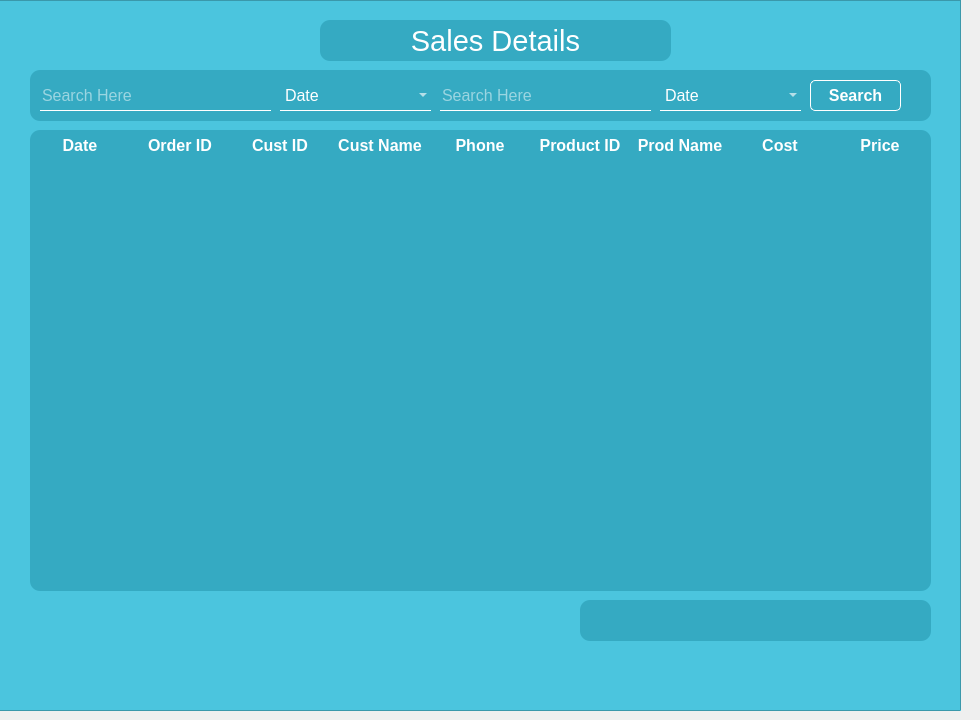
   <widget class="QWidget" name="tab_6">
    <attribute name="title">
     <string>Sales Details</string>
    </attribute>
    <widget class="QFrame" name="salesDetails_Frame">
     <property name="geometry">
      <rect>
       <x>-10</x>
       <y>0</y>
       <width>971</width>
       <height>711</height>
      </rect>
     </property>
     <property name="styleSheet">
      <string notr="true">#salesDetails_Frame{
background-color: rgb(75,197,222);
}</string>
     </property>
     <property name="frameShape">
      <enum>QFrame::StyledPanel</enum>
     </property>
     <property name="frameShadow">
      <enum>QFrame::Raised</enum>
     </property>
     <widget class="QFrame" name="salesdetailsFrame">
      <property name="geometry">
       <rect>
        <x>40</x>
        <y>70</y>
        <width>901</width>
        <height>51</height>
       </rect>
      </property>
      <property name="styleSheet">
       <string notr="true">#salesdetailsFrame{
	background-color: rgba(30,142,166,0.5);
	border-radius: 10px;
}</string>
      </property>
      <property name="frameShape">
       <enum>QFrame::StyledPanel</enum>
      </property>
      <property name="frameShadow">
       <enum>QFrame::Raised</enum>
      </property>
      <widget class="QLineEdit" name="searchSalestxtbox_2">
       <property name="geometry">
        <rect>
         <x>10</x>
         <y>10</y>
         <width>231</width>
         <height>31</height>
        </rect>
       </property>
       <property name="font">
        <font>
         <pointsize>12</pointsize>
        </font>
       </property>
       <property name="styleSheet">
        <string notr="true">	background-color: transparent;
	border: 5px;
	border-bottom: 1px solid white;
	color: white;</string>
       </property>
       <property name="placeholderText">
        <string>Search Here</string>
       </property>
      </widget>
      <widget class="QPushButton" name="salesdetails_search_btn">
       <property name="geometry">
        <rect>
         <x>780</x>
         <y>10</y>
         <width>91</width>
         <height>31</height>
        </rect>
       </property>
       <property name="font">
        <font>
         <pointsize>12</pointsize>
         <weight>75</weight>
         <bold>true</bold>
        </font>
       </property>
       <property name="styleSheet">
        <string notr="true">#salesdetails_search_btn:hover{
color: white;
border: 1px solid white;
border-radius: 5px;
background-color: rgb(49,136,136);
}
#salesdetails_search_btn{
color: white;
border: 1px solid white;
border-radius: 5px;
}</string>
       </property>
       <property name="text">
        <string>Search</string>
       </property>
      </widget>
      <widget class="QComboBox" name="salesSearchCombobox_2">
       <property name="geometry">
        <rect>
         <x>250</x>
         <y>10</y>
         <width>151</width>
         <height>31</height>
        </rect>
       </property>
       <property name="font">
        <font>
         <pointsize>12</pointsize>
        </font>
       </property>
       <property name="styleSheet">
        <string notr="true">	background-color: transparent;
	border: 5px;
	border-bottom: 1px solid white;
	color: white;</string>
       </property>
       <item>
        <property name="text">
         <string>Date</string>
        </property>
       </item>
       <item>
        <property name="text">
         <string>Order ID</string>
        </property>
       </item>
       <item>
        <property name="text">
         <string>Customer ID</string>
        </property>
       </item>
       <item>
        <property name="text">
         <string>Customer Name</string>
        </property>
       </item>
       <item>
        <property name="text">
         <string>Customer Phone</string>
        </property>
       </item>
       <item>
        <property name="text">
         <string>Product ID</string>
        </property>
       </item>
       <item>
        <property name="text">
         <string>Product Name</string>
        </property>
       </item>
       <item>
        <property name="text">
         <string>Cast</string>
        </property>
       </item>
       <item>
        <property name="text">
         <string>Price</string>
        </property>
       </item>
      </widget>
      <widget class="QLineEdit" name="searchSalestxtbox_3">
       <property name="geometry">
        <rect>
         <x>410</x>
         <y>10</y>
         <width>211</width>
         <height>31</height>
        </rect>
       </property>
       <property name="font">
        <font>
         <pointsize>12</pointsize>
        </font>
       </property>
       <property name="styleSheet">
        <string notr="true">	background-color: transparent;
	border: 5px;
	border-bottom: 1px solid white;
	color: white;</string>
       </property>
       <property name="placeholderText">
        <string>Search Here</string>
       </property>
      </widget>
      <widget class="QComboBox" name="salesSearchCombobox_3">
       <property name="geometry">
        <rect>
         <x>630</x>
         <y>10</y>
         <width>141</width>
         <height>31</height>
        </rect>
       </property>
       <property name="font">
        <font>
         <pointsize>12</pointsize>
        </font>
       </property>
       <property name="styleSheet">
        <string notr="true">	background-color: transparent;
	border: 5px;
	border-bottom: 1px solid white;
	color: white;</string>
       </property>
       <item>
        <property name="text">
         <string>Date</string>
        </property>
       </item>
       <item>
        <property name="text">
         <string>Order ID</string>
        </property>
       </item>
       <item>
        <property name="text">
         <string>Cust ID</string>
        </property>
       </item>
       <item>
        <property name="text">
         <string>Customer Name</string>
        </property>
       </item>
       <item>
        <property name="text">
         <string>Customer Phone</string>
        </property>
       </item>
       <item>
        <property name="text">
         <string>Product ID</string>
        </property>
       </item>
       <item>
        <property name="text">
         <string>Cost</string>
        </property>
       </item>
       <item>
        <property name="text">
         <string>Price</string>
        </property>
       </item>
      </widget>
     </widget>
     <widget class="QLabel" name="label_11">
      <property name="geometry">
       <rect>
        <x>330</x>
        <y>20</y>
        <width>351</width>
        <height>41</height>
       </rect>
      </property>
      <property name="font">
       <font>
        <pointsize>22</pointsize>
        <weight>50</weight>
        <bold>false</bold>
       </font>
      </property>
      <property name="styleSheet">
       <string notr="true">	background-color: rgba(30,142,166,0.5);
	border-radius: 10px;
color:White;</string>
      </property>
      <property name="text">
       <string>Sales Details</string>
      </property>
      <property name="alignment">
       <set>Qt::AlignCenter</set>
      </property>
     </widget>
     <widget class="QTableWidget" name="salesDetailsTable">
      <property name="geometry">
       <rect>
        <x>40</x>
        <y>130</y>
        <width>901</width>
        <height>461</height>
       </rect>
      </property>
      <property name="styleSheet">
       <string notr="true">
	background-color: rgba(30,142,166,0.5);
	border-radius: 10px;
color: white;
</string>
      </property>
      <property name="showGrid">
       <bool>false</bool>
      </property>
      <property name="rowCount">
       <number>10</number>
      </property>
      <property name="columnCount">
       <number>9</number>
      </property>
      <attribute name="horizontalHeaderVisible">
       <bool>false</bool>
      </attribute>
      <attribute name="verticalHeaderVisible">
       <bool>false</bool>
      </attribute>
      <row/>
      <row/>
      <row/>
      <row/>
      <row/>
      <row/>
      <row/>
      <row/>
      <row/>
      <row/>
      <column/>
      <column/>
      <column/>
      <column/>
      <column/>
      <column/>
      <column/>
      <column/>
      <column/>
      <item row="0" column="0">
       <property name="text">
        <string>Date</string>
       </property>
       <property name="font">
        <font>
         <pointsize>12</pointsize>
         <weight>75</weight>
         <bold>true</bold>
        </font>
       </property>
       <property name="textAlignment">
        <set>AlignCenter</set>
       </property>
      </item>
      <item row="0" column="1">
       <property name="text">
        <string>Order ID</string>
       </property>
       <property name="font">
        <font>
         <pointsize>12</pointsize>
         <weight>75</weight>
         <bold>true</bold>
        </font>
       </property>
       <property name="textAlignment">
        <set>AlignCenter</set>
       </property>
      </item>
      <item row="0" column="2">
       <property name="text">
        <string>Cust ID</string>
       </property>
       <property name="font">
        <font>
         <pointsize>12</pointsize>
         <weight>75</weight>
         <bold>true</bold>
        </font>
       </property>
       <property name="textAlignment">
        <set>AlignCenter</set>
       </property>
      </item>
      <item row="0" column="3">
       <property name="text">
        <string>Cust Name</string>
       </property>
       <property name="font">
        <font>
         <pointsize>12</pointsize>
         <weight>75</weight>
         <bold>true</bold>
        </font>
       </property>
       <property name="textAlignment">
        <set>AlignCenter</set>
       </property>
      </item>
      <item row="0" column="4">
       <property name="text">
        <string>Phone</string>
       </property>
       <property name="font">
        <font>
         <pointsize>12</pointsize>
         <weight>75</weight>
         <bold>true</bold>
        </font>
       </property>
       <property name="textAlignment">
        <set>AlignCenter</set>
       </property>
      </item>
      <item row="0" column="5">
       <property name="text">
        <string>Product ID</string>
       </property>
       <property name="font">
        <font>
         <pointsize>12</pointsize>
         <weight>75</weight>
         <bold>true</bold>
        </font>
       </property>
       <property name="textAlignment">
        <set>AlignCenter</set>
       </property>
      </item>
      <item row="0" column="6">
       <property name="text">
        <string>Prod Name</string>
       </property>
       <property name="font">
        <font>
         <pointsize>12</pointsize>
         <weight>75</weight>
         <bold>true</bold>
        </font>
       </property>
       <property name="textAlignment">
        <set>AlignCenter</set>
       </property>
      </item>
      <item row="0" column="7">
       <property name="text">
        <string>Cost</string>
       </property>
       <property name="font">
        <font>
         <pointsize>12</pointsize>
         <weight>75</weight>
         <bold>true</bold>
        </font>
       </property>
       <property name="textAlignment">
        <set>AlignCenter</set>
       </property>
      </item>
      <item row="0" column="8">
       <property name="text">
        <string>Price</string>
       </property>
       <property name="font">
        <font>
         <pointsize>12</pointsize>
         <weight>75</weight>
         <bold>true</bold>
        </font>
       </property>
       <property name="textAlignment">
        <set>AlignCenter</set>
       </property>
      </item>
      <item row="1" column="0">
       <property name="text">
        <string/>
       </property>
      </item>
     </widget>
     <widget class="QLabel" name="totalsalesdetails">
      <property name="geometry">
       <rect>
        <x>590</x>
        <y>600</y>
        <width>351</width>
        <height>41</height>
       </rect>
      </property>
      <property name="font">
       <font>
        <pointsize>22</pointsize>
        <weight>50</weight>
        <bold>false</bold>
       </font>
      </property>
      <property name="styleSheet">
       <string notr="true">	background-color: rgba(30,142,166,0.5);
	border-radius: 10px;
color:White;</string>
      </property>
      <property name="text">
       <string/>
      </property>
      <property name="alignment">
       <set>Qt::AlignCenter</set>
      </property>
     </widget>
     <widget class="QLabel" name="label_12">
      <property name="geometry">
       <rect>
        <x>10</x>
        <y>40</y>
        <width>951</width>
        <height>651</height>
       </rect>
      </property>
      <property name="styleSheet">
       <string notr="true">image: url(:/newPrefix/what-makes-a-good-sales-manager-blog-header-1-650x377.jpg);</string>
      </property>
      <property name="text">
       <string/>
      </property>
     </widget>
     <zorder>label_12</zorder>
     <zorder>salesdetailsFrame</zorder>
     <zorder>label_11</zorder>
     <zorder>salesDetailsTable</zorder>
     <zorder>totalsalesdetails</zorder>
    </widget>
   </widget>
